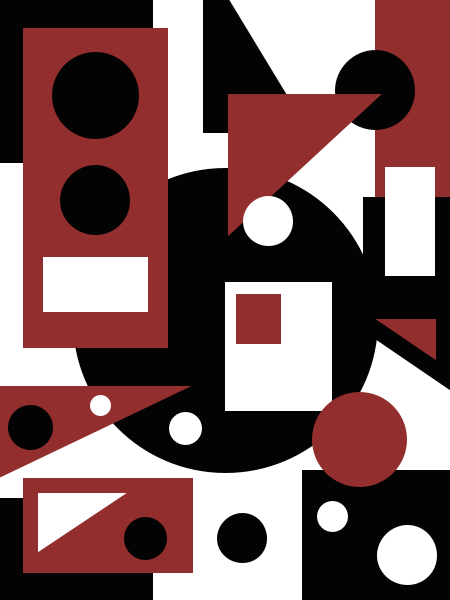
Frame 1 (no input)
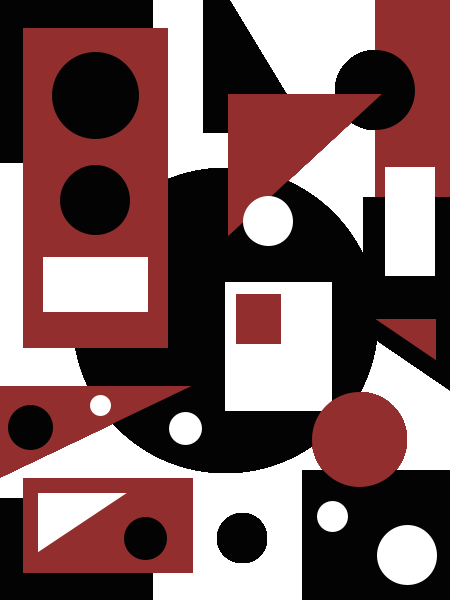
Frame 60 (the mouse pressed at the canvas centre just before this capture)
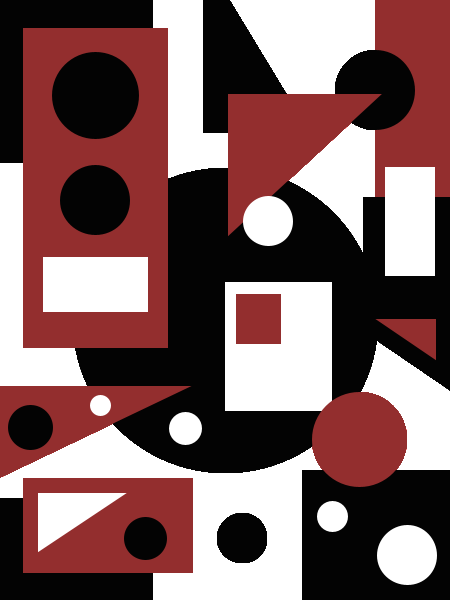
Frame 120 (the mouse held since frame 60 and released just before this capture)

The Processing sketch that drew these frames (run headless with seeded random() and noise(); from frame 60 on, the mouse is pressed at the canvas centre):

// Processing sketch: processing_67857
// ── processing_67857.pde

//Image is from link http://fc03.deviantart.net/fs71/i/2010/075/6/d/Abstract__Geometric_by_Kotsuso.jpg
void setup()
{
  //layer 0 - white background
  size(450, 600);
  background(#FFFFFF);
  strokeWeight(5);
}

void draw()
{
  //layer 1 - black
  stroke(#030303);
  fill(#030303);
  rect(0, 0, 150, 160);
  triangle(205, -35, 205, 130, 305, 130);
  ellipse(225, 320, 300, 300);
  rect(0, 500, 150, 100);
  rect(304, 472, 200, 200);
  
  //layer 2 - maroon
  stroke(#932E2E);
  fill(#932E2E);
  rect(25, 30, 140, 315);
  rect(377, 0, 73, 250);
  triangle(0, 388, 0, 474, 180, 388);
  rect(25, 480, 165, 90);
  
  //layer 3 - black
  stroke(#030303);
  fill(#030303);
  rect(365, 199, 82, 130);
  triangle(365, 329, 450, 329, 450, 387);
  ellipse(375, 90, 75, 75);
  ellipse(95, 95, 82, 82);
  ellipse(95, 200, 65, 65);
  ellipse(30, 427, 40, 40);
  ellipse(145, 538, 38, 38);
  ellipse(242, 538, 45, 45);
  
  //layer 4 - maroon
  stroke(#932E2E);
  fill(#932E2E);
  triangle(230, 96, 375, 96, 230, 230);
  triangle(383, 321, 433, 321, 433, 355);
  
  //layer 5 - white
  stroke(#FFFFFF);
  fill(#FFFFFF);
  rect(45, 259, 100, 50);
  ellipse(268, 221, 45, 45);
  rect(387, 169, 45, 104);
  rect(227, 284, 102, 124); 
  ellipse(100, 405, 16, 16);
  ellipse(185, 428, 28, 28);
  ellipse(332, 516, 26, 26);
  ellipse(407, 555, 55, 55);
  triangle(40, 495, 40, 547, 118, 495);
  
  //layer 6 maroon
  stroke(#932E2E);
  fill(#932E2E);
  rect(238, 296, 40, 45);
  ellipse(359, 439, 90, 90);
}
